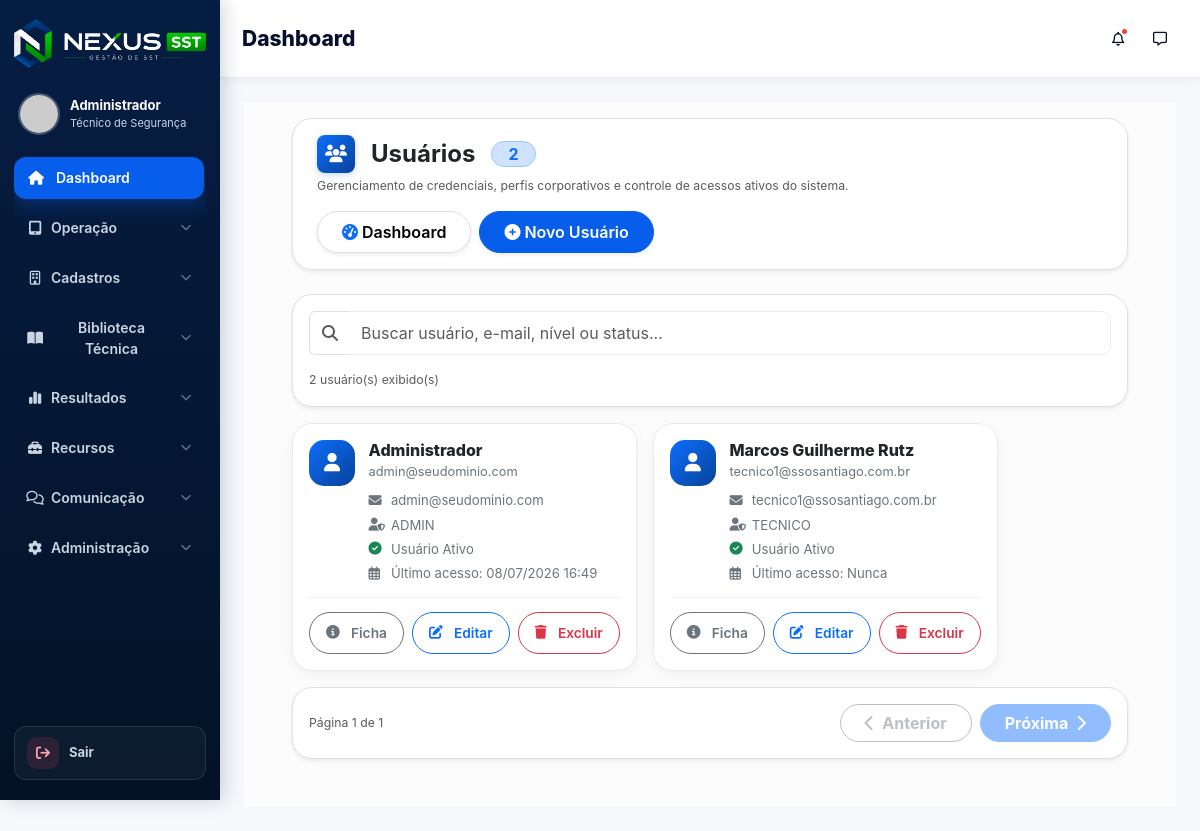
The app's page /nexus_sst/public/usuarios (signed in), older data.
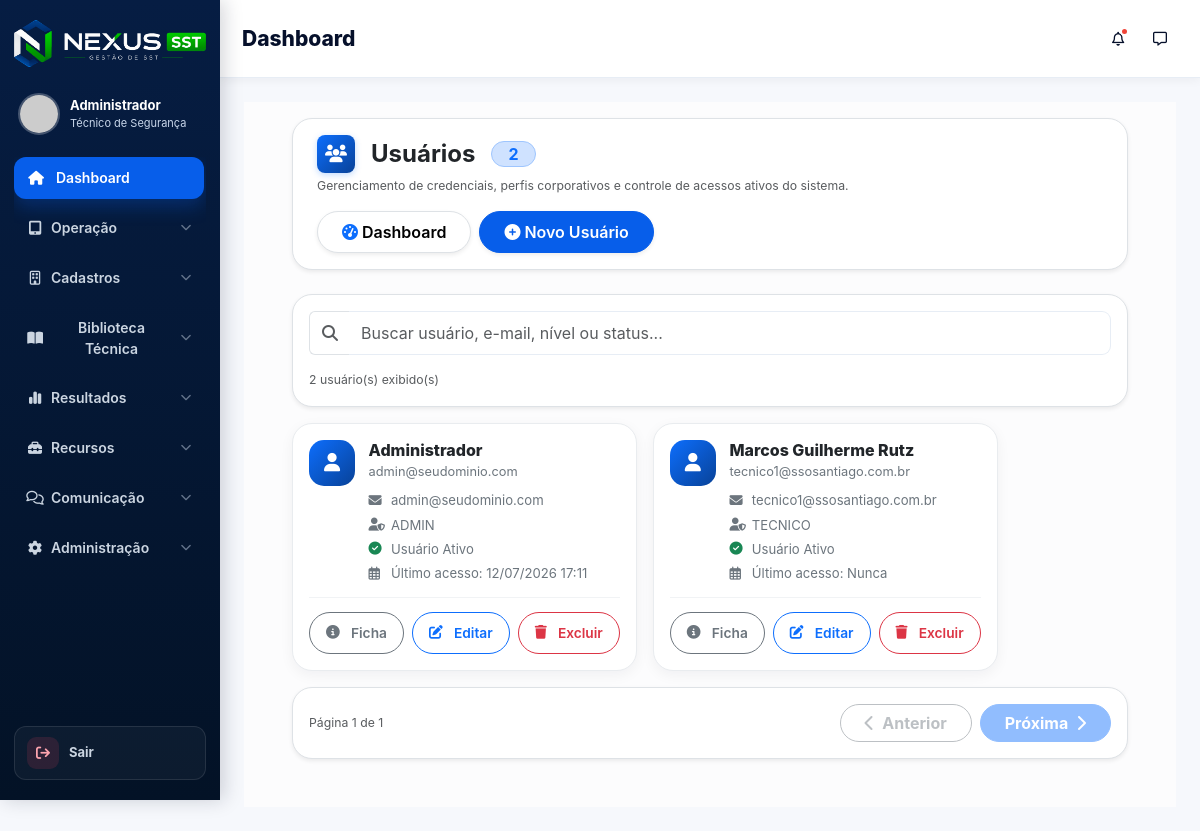
The same page, newer data.
### tables this page shows
CREATE TABLE `usuarios` (
  `id` int NOT NULL AUTO_INCREMENT,
  `nome` varchar(150) NOT NULL,
  `email` varchar(150) NOT NULL,
  `senha` varchar(255) NOT NULL,
  `telefone` varchar(30) DEFAULT NULL,
  `tipo` enum('ADMIN','TECNICO','CLIENTE','VISUALIZADOR') DEFAULT 'TECNICO',
  `registro_profissional` varchar(100) DEFAULT NULL,
  `conselho` varchar(50) DEFAULT NULL,
  `uf` char(2) DEFAULT NULL,
  `assinatura` text,
  `ativo` tinyint(1) DEFAULT '1',
  `ultimo_login` datetime DEFAULT NULL,
  `criado_em` timestamp NULL DEFAULT CURRENT_TIMESTAMP,
  `ultimo_acesso` datetime DEFAULT NULL,
  PRIMARY KEY (`id`),
  UNIQUE KEY `email` (`email`)
);

### core/Controller.php (called while the page is built, shortened)
<?php
class Controller
{
    public function model($model)
    {
        $modelFile = dirname(__DIR__) . "/app/models/{$model}.php";
        return new $model();
    }
    public function view($view, $data = [])
    {
        extract($data);
        $viewPath = dirname(__DIR__) . "/app/views/{$view}.php";
        require_once $viewPath;
    }
}

### app/controllers/UsuariosController.php (called while the page is built, shortened)
<?php
class UsuariosController extends Controller
{
    private $usuarioModel;
    public function __construct()
    {
        $this->usuarioModel = $this->model('Usuario');
    }
    public function index()
    {
        $userName = $this->usuarioModel->listarTodos();
        $dados = [
            'titulo'   => 'Usuários',
            'usuarios' => $userName,
            'css'      => 'usuarios.css'
        ];
        $this->view('usuarios/index', $dados);
    }
}

### core/Router.php (called while the page is built, shortened)
<?php
class Router
{
    private array $routes = [];
    private function add(string $httpMethod, string $uri, string $controller, string $method): void
    {
        $uri = '/' . trim($uri, '/');
        $this->routes[$httpMethod][$uri] = [
            'controller' => $controller,
            'method' => $method
        ];
    }
    public function dispatch(): void
    {
        $httpMethod = strtoupper($_SERVER['REQUEST_METHOD'] ?? 'GET');
        $requestUri = $_SERVER['REQUEST_URI'] ?? '/';
        $requestPath = parse_url($requestUri, PHP_URL_PATH) ?: '/';
        $route = $this->normalizeRequestPath($requestPath);
        $routes = $this->routes[$httpMethod] ?? [];
        $match = $this->matchRoute($routes, $route);
        $methodName = $match['method'];
        $params = $match['params'];
        $controller = new $controllerName();
        $controller->$methodName(...$params);
    }
    private function normalizeRequestPath(string $requestPath): string
    {
        $route = '/' . ltrim($requestPath, '/');
        $basePaths = [];
        if (defined('BASE_URL')) {
            $configuredBasePath = parse_url((string) BASE_URL, PHP_URL_PATH);
            if (is_string($configuredBasePath) && $configuredBasePath !== '') {
                $basePaths[] = '/' . trim($configuredBasePath, '/');
            }
        }
        $basePaths = array_values(array_unique(array_filter($basePaths)));
        usort($basePaths, static fn(string $a, string $b): int => strlen($b) <=> strlen($a));
        foreach ($basePaths as $basePath) {
            if (str_starts_with($route, $basePath . '/')) {
                $route = substr($route, strlen($basePath));
                break;
            }
        }
        $route = '/' . trim($route, '/');
        return $route === '//' ? '/' : $route;
    }
    private function matchRoute(array $routes, string $route): ?array
    {
        if (isset($routes[$route])) {
            return [
                'controller' => $routes[$route]['controller'],
                'method' => $routes[$route]['method'],
                'params' => []
            ];
        }
        return null;
    }
}

### public/index.php (called while the page is built, shortened)
<?php
spl_autoload_register(function ($class) {
    $paths = [
        dirname(__DIR__) . '/core/',
        dirname(__DIR__) . '/app/controllers/',
        dirname(__DIR__) . '/app/models/',
        dirname(__DIR__) . '/app/services/',
        dirname(__DIR__) . '/app/helpers/',
        dirname(__DIR__) . '/app/traits/',
    ];
    foreach ($paths as $path) {
        $file = $path . $class . '.php';
        if (file_exists($file)) {
            return;
        }
    }
});
$router = new Router();
$router->dispatch();

### app/models/Usuario.php (called while the page is built, shortened)
<?php
class Usuario extends Database
{
    private PDO $db;
    public function __construct()
    {
        $this->db = $this->getConnection();
    }
    public function listarTodos()
    {
        $sql = "SELECT
                    id,
                    nome,
                    email,
                    tipo,
                    ativo,
                    ultimo_acesso,
                    criado_em
                FROM usuarios
                ORDER BY nome ASC";
        $stmt = $this->db->query($sql);
        return $stmt->fetchAll(PDO::FETCH_ASSOC);
    }
}

### core/Database.php (called while the page is built)
<?php
class Database {
    protected $pdo;
    public function __construct() {
        $config = require __DIR__ . '/../config/database.php';
        $host     = $config['host'];
        $dbname   = $config['dbname'];
        $usuario  = $config['usuario'];
        $senha    = $config['senha'];
        $charset  = $config['charset'];
        $dsn = "mysql:host=$host;dbname=$dbname;charset=$charset";
        $opcoes = [
            PDO::ATTR_ERRMODE            => PDO::ERRMODE_EXCEPTION,
            PDO::ATTR_DEFAULT_FETCH_MODE => PDO::FETCH_ASSOC,
            PDO::ATTR_PERSISTENT         => true,
            PDO::ATTR_EMULATE_PREPARES   => false,
        ];
        try {
            $this->pdo = new PDO($dsn, $usuario, $senha, $opcoes);
        } catch (PDOException $e) {
            $this->erro = $e->getMessage();
            die("Erro de conexão com o banco de dados: " . $this->erro);
        }
    }
    public function getConnection() {
        return $this->pdo;
    }
}

### config/database.php (called while the page is built)
<?php
return [
    'host'     => 'localhost',
    'dbname'   => 'nexus',
    'usuario'  => 'root',
    'senha'    => 'samuel06',
    'charset'  => 'utf8'
];

### app/views/usuarios/index.php (the view, shortened to what the rows shown need)
<?php
require_once dirname(__DIR__) . '/templates/header.php';
?>
<main class="content flex-grow-1 pt-3 px-4 pb-4 bg-light-subtle">
    <div class="container-fluid px-2 px-lg-4 mb-4">
        <?php if (!empty($usuarios)): ?>
            <section class="usuarios-app-view">
                <div class="usuarios-app-list">
                    <?php foreach ($usuarios as $u): ?>
                        <?php
                        $usuarioAtivo = (int)($u['ativo'] ?? 0) === 1;
                        $textoBusca = strtolower(
                            ($u['nome'] ?? '') . ' ' .
                            ($u['email'] ?? '') . ' ' .
                            ($u['tipo'] ?? '') . ' ' .
                            ($usuarioAtivo ? 'ativo ativa' : 'inativo inativa')
                        );
                        ?>
                        <article class="usuario-app-card" data-search="<?= htmlspecialchars($textoBusca) ?>">
                            <div class="usuario-app-card-main">
                                <div class="usuario-app-icon">
                                    <i class="fas fa-user"></i>
                                </div>
                                <div class="usuario-app-content">
                                    <h5><?= htmlspecialchars($u['nome'] ?? 'Usuário sem nome') ?></h5>
                                    <p class="usuario-app-subtitle">
                                        <?= htmlspecialchars($u['email'] ?? 'E-mail não informado') ?>
                                    </p>
                                    <div class="usuario-app-meta">
                                        <span>
                                            <i class="fas fa-envelope"></i>
                                            <?= !empty($u['email']) ? htmlspecialchars($u['email']) : 'E-mail não informado' ?>
                                        </span>
                                        <span>
                                            <i class="fas fa-user-shield"></i>
                                            <?= !empty($u['tipo']) ? htmlspecialchars($u['tipo']) : 'Nível não informado' ?>
                                        </span>
                                        <span>
                                            <i class="<?= $usuarioAtivo ? 'fas fa-circle-check text-success' : 'fas fa-circle-xmark text-danger' ?>"></i>
                                            <?= $usuarioAtivo ? 'Usuário Ativo' : 'Usuário Inativo' ?>
                                        </span>
                                        <span>
                                            <i class="far fa-calendar-alt"></i>
                                            Último acesso:
                                            <?= !empty($u['ultimo_acesso']) ? date('d/m/Y H:i', strtotime($u['ultimo_acesso'])) : 'Nunca' ?>
                                        </span>
                                    </div>
                                </div>
                            </div>
                            <div class="usuario-app-actions">
                                <button
                                    class="btn btn-outline-secondary rounded-pill px-3"
                                    data-bs-toggle="modal"
                                    data-bs-target="#modalUsuario<?= $u['id'] ?>">
                                    <i class="fas fa-circle-info me-1"></i>
                                    Ficha
                                </button>
                                <a href="<?= BASE_URL ?>/usuarios/editar/<?= $u['id'] ?>" class="btn btn-outline-primary rounded-pill px-3">
                                    <i class="fas fa-edit me-1"></i>
                                    Editar
                                </a>
                                <a href="<?= BASE_URL ?>/usuarios/excluir/<?= $u['id'] ?>"
                                   class="btn btn-outline-danger rounded-pill px-3"
                                   onclick="return confirm('Excluir este usuário?')">
                                    <i class="fas fa-trash me-1"></i>
                                    Excluir
                                </a>
                            </div>
                        </article>
                    <?php endforeach; ?>
                </div>
            </section>
        <?php endif; ?>
    </div>
</main>
<?php require_once dirname(__DIR__) . '/templates/footer.php'; ?>

Row changes from the older to the newer data that the page shows:
changed usuarios "Administrador": ultimo_acesso "08/07/2026 16:49" → "12/07/2026 17:11"
